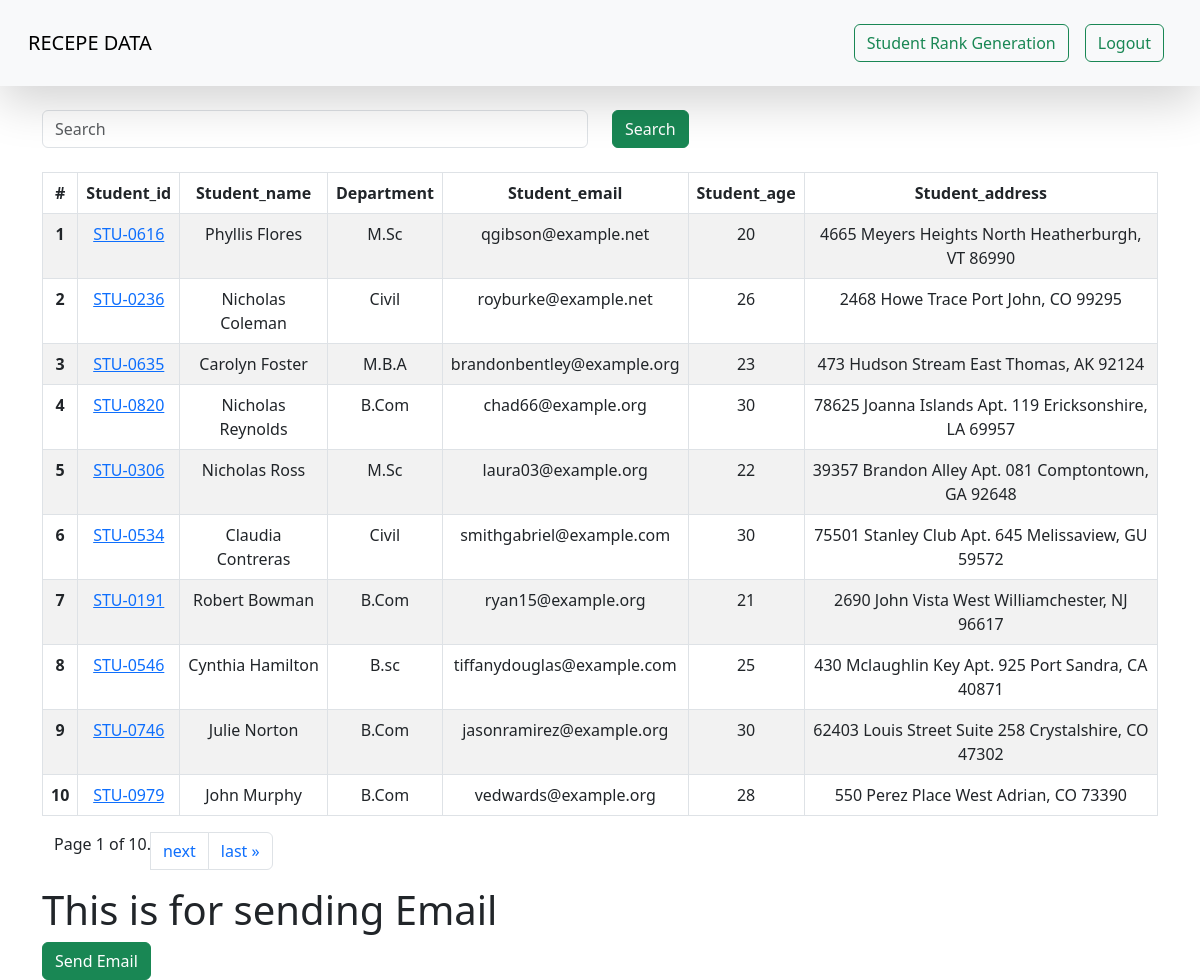
Screenshot of /student/ (signed in) with the database file from the repository.
### vege/models.py (models this page shows, shortened)
class Student(models.Model):
    department=models.ForeignKey(Department,related_name='depart',on_delete=models.CASCADE)
    student_id=models.OneToOneField(StudentId,related_name='studentid',on_delete=models.CASCADE)
    student_name=models.CharField(max_length=100)
    student_email=models.EmailField(unique=True)
    student_age=models.IntegerField(default=10)
    student_address=models.TextField()
    class meta:
        ordering=['student_name']
        verbose_name='student'

class StudentId(models.Model):
    student_id=models.CharField(max_length=1000)
    def __str__(self)->str:
       return self.student_id

class Department(models.Model):
    department=models.CharField(max_length=100)
    class meta:
        ordering=['department']

### vege/views.py (the view, shortened to what this page needs)
# urls.py: path("student/", views.get_student, name="get_student"),
@login_required(login_url='/login/')
def get_student(request):
    queryset=Student.objects.all()
    paginator = Paginator(queryset, 10)  # Show 25 contacts per page.
    page_number = request.GET.get("page")
    page_obj = paginator.get_page(page_number)
    context={'queryset':page_obj}
    return render(request,'report/students.html',context)

### vege/templates/report/students.html (shortened to what this page needs)
{% extends 'base.html' %}
{% block start %}
    <div class="container">
        <form action="" class="mb-4">
        <div class="row">
            <div class="col-md-6">
                <input  value="" name="search" class="form-control" placeholder="Search">
            </div>
            <div class="col-md-6">
                <button class="btn btn-success">Search</button>
            </div>
        </form>
        </div>
    <div class="container">
        <table class="table table-striped table-bordered text-center">
            <thead>
              <tr>
                <th scope="col">#</th>
                <th scope="col">Student_id</th>
                <th scope="col">Student_name</th>
                <th scope="col">Department</th>
                <th scope="col">Student_email</th>
                <th scope="col">Student_age</th>
                <th scope="col">Student_address</th>
              </tr>
            </thead>
            <tbody>
                {% for student in  queryset %}
                    <tr>
                        <th scope="row">{{forloop.counter}}</th>
                        <td>
                            <a href="{% url 'see_marks'  student.student_id %}">{{student.student_id}}</a></td>
                        <td>{{student.student_name}}</td>
                        <td>{{student.department.department}}</td>
                        <td>{{student.student_email}}</td>
                        <td>{{student.student_age}}</td>
                        <td>{{student.student_address}}</td>
                    </tr>
                {% endfor %}
                </tbody>
          </table>
                <div class="container">
                    <nav aria-label="Page navigation example">
                        <ul class="pagination">
                            <span class="current">
                                Page {{ queryset.number }} of {{ queryset.paginator.num_pages }}.
                            </span>
                            {% if queryset.has_next %}
                            <li class="page-item"><a class="page-link" href="?page={{ queryset.next_page_number }}">next</a></li>
                            <li class="page-item"><a class="page-link" href="?page={{ queryset.paginator.num_pages }}">last &raquo;</a></li>
                            {% endif %}
                        </ul>
                    </nav>
                </div>
    </div>
    <div class="container">
        <h1>This is for sending Email</h1>
        <a href="{% url 'send_email' %}" class="btn btn-success">Send Email</a>
    </div>
{% endblock start %}

### rows the page displays
Student: student_id "STU-0616", student_name "Phyllis Flores", department.department "M.Sc", student_email "qgibson@example.net", student_age "20", student_address "4665 Meyers Heights North Heatherburgh, VT 86990"
Student: student_id "STU-0236", student_name "Nicholas Coleman", department.department "Civil", student_email "royburke@example.net", student_age "26", student_address "2468 Howe Trace Port John, CO 99295"
Student: student_id "STU-0635", student_name "Carolyn Foster", department.department "M.B.A", student_email "brandonbentley@example.org", student_age "23", student_address "473 Hudson Stream East Thomas, AK 92124"
Student: student_id "STU-0820", student_name "Nicholas Reynolds", department.department "B.Com", student_email "chad66@example.org", student_age "30", student_address "78625 Joanna Islands Apt. 119 Ericksonshire, LA 69957"
Student: student_id "STU-0306", student_name "Nicholas Ross", department.department "M.Sc", student_email "laura03@example.org", student_age "22", student_address "39357 Brandon Alley Apt. 081 Comptontown, GA 92648"
Student: student_id "STU-0534", student_name "Claudia Contreras", department.department "Civil", student_email "smithgabriel@example.com", student_age "30", student_address "75501 Stanley Club Apt. 645 Melissaview, GU 59572"
Student: student_id "STU-0191", student_name "Robert Bowman", department.department "B.Com", student_email "ryan15@example.org", student_age "21", student_address "2690 John Vista West Williamchester, NJ 96617"
Student: student_id "STU-0546", student_name "Cynthia Hamilton", department.department "B.sc", student_email "tiffanydouglas@example.com", student_age "25", student_address "430 Mclaughlin Key Apt. 925 Port Sandra, CA 40871"
Student: student_id "STU-0746", student_name "Julie Norton", department.department "B.Com", student_email "jasonramirez@example.org", student_age "30", student_address "62403 Louis Street Suite 258 Crystalshire, CO 47302"
Student: student_id "STU-0979", student_name "John Murphy", department.department "B.Com", student_email "vedwards@example.org", student_age "28", student_address "550 Perez Place West Adrian, CO 73390"

### other values shown
{{ queryset.number }} "1"
{{ queryset.paginator.num_pages }} "10"
